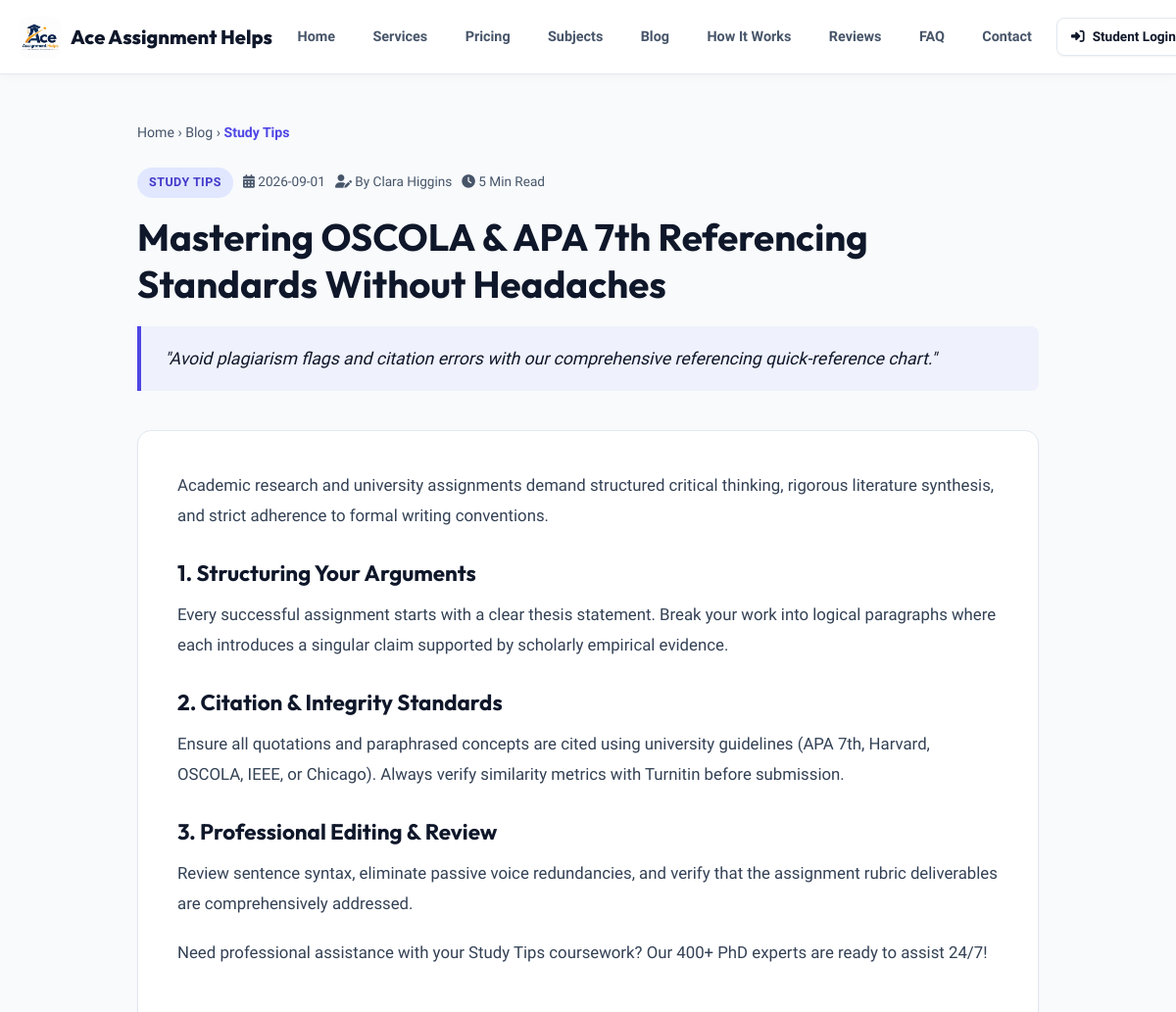
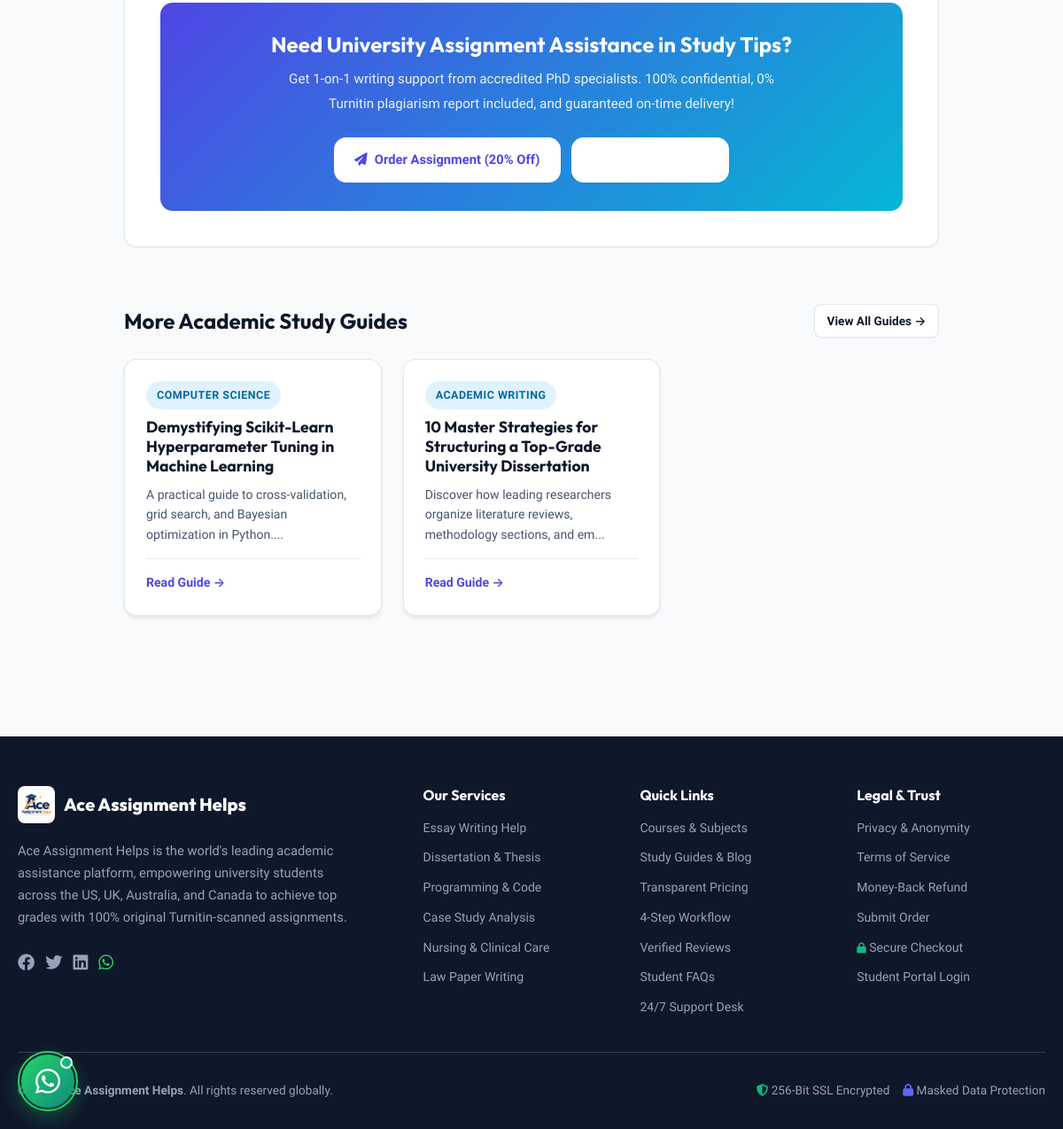
The app's page /blog-detail.php with its own data (2 pictures, top to bottom).
### tables this page shows
CREATE TABLE `blogs` (
  `id` int NOT NULL AUTO_INCREMENT,
  `title` varchar(255) NOT NULL,
  `excerpt` text,
  `content` longtext,
  `category` varchar(100) DEFAULT NULL,
  `author` varchar(255) DEFAULT NULL,
  `published_at` date DEFAULT NULL,
  `image` varchar(255) DEFAULT NULL,
  PRIMARY KEY (`id`)
);

### includes/db.php (called while the page is built, shortened)
<?php
class DataStore {
    private static $pdo = null;
    private static $dbHost = 'database-1.c1o0ygcs2cex.ap-south-1.rds.amazonaws.com';
    private static $dbPort = 3306;
    private static $dbUser = 'admin';
    private static $dbPass = 'Marwal#1627';
    private static $dbName = 'aceassignmenthelp_db';
    public static function getPdo() {
        if (self::$pdo === null) {
            try {
                $dsn = "mysql:host=" . self::$dbHost . ";port=" . self::$dbPort . ";dbname=" . self::$dbName . ";charset=utf8mb4";
                self::$pdo = new PDO($dsn, self::$dbUser, self::$dbPass, [
                    PDO::ATTR_ERRMODE => PDO::ERRMODE_EXCEPTION,
                    PDO::ATTR_DEFAULT_FETCH_MODE => PDO::FETCH_ASSOC,
                    PDO::ATTR_EMULATE_PREPARES => false,
                    PDO::ATTR_TIMEOUT => 5
                ]);
            } catch (Throwable $e) {
                error_log("MySQL Connection Failed: " . $e->getMessage());
                self::$pdo = null;
                throw new Exception("Unable to connect to MySQL database: " . $e->getMessage());
            }
        }
        return self::$pdo;
    }
    private static function formatRecordFromDb($collectionName, $row) {
        return $row;
    }
    public static function getCollection($collectionName) {
        $pdo = self::getPdo();
        try {
            $stmt = $pdo->query("SELECT * FROM `$collectionName` ORDER BY id DESC");
            $rows = $stmt->fetchAll();
            $result = [];
            foreach ($rows as $row) {
                $result[] = self::formatRecordFromDb($collectionName, $row);
            }
            return $result;
        } catch (Throwable $e) {
            error_log("DataStore::getCollection error ($collectionName): " . $e->getMessage());
            return [];
        }
    }
}

### blog-detail.php (the view, shortened to what this page needs)
<?php
require_once __DIR__ . '/includes/db.php';
$blog = null;
if (!$blog) {
    $blogs = DataStore::getCollection('blogs');
    $blog = !empty($blogs) ? $blogs[0] : null;
}
include __DIR__ . '/includes/header.php';
$allBlogs = DataStore::getCollection('blogs');
$relatedBlogs = array_slice(array_filter($allBlogs, function($b) use ($blog) {
    return $b['id'] != $blog['id'];
}), 0, 3);
?>
<div class="container" style="padding-top:3rem; padding-bottom:5rem; max-width:960px;">
  <div style="font-size:0.88rem; color:var(--text-muted); margin-bottom:1.5rem;">
    <a href="/" style="color:var(--text-muted); text-decoration:none;">Home</a> &rsaquo;
    <a href="/blog.php" style="color:var(--text-muted); text-decoration:none;">Blog</a> &rsaquo;
    <span style="color:var(--primary); font-weight:600;"><?php echo htmlspecialchars($blog['category']); ?></span>
  </div>
  <div style="margin-bottom:2.5rem;">
    <div style="display:flex; gap:10px; align-items:center; margin-bottom:1rem; flex-wrap:wrap;">
      <span class="badge badge-primary"><?php echo htmlspecialchars($blog['category']); ?></span>
      <span style="font-size:0.85rem; color:var(--text-muted);"><i class="fa-solid fa-calendar-days"></i> <?php echo htmlspecialchars($blog['published_at'] ?? date('Y-m-d')); ?></span>
      <span style="font-size:0.85rem; color:var(--text-muted);"><i class="fa-solid fa-user-pen"></i> By <?php echo htmlspecialchars($blog['author'] ?? 'Ace Editorial Team'); ?></span>
      <span style="font-size:0.85rem; color:var(--text-muted);"><i class="fa-solid fa-clock"></i> 5 Min Read</span>
    </div>
    <h1 style="font-size:2.4rem; line-height:1.25; color:var(--text-main); margin-bottom:1.2rem;">
      <?php echo htmlspecialchars($blog['title']); ?>
    </h1>
    <div style="background:rgba(99,102,241,0.06); border-left:4px solid var(--primary); padding:1.2rem 1.5rem; border-radius:0 var(--radius-sm) var(--radius-sm) 0; font-size:1.1rem; color:var(--text-main); font-style:italic; line-height:1.6;">
      "<?php echo htmlspecialchars($blog['excerpt'] ?? ''); ?>"
    </div>
  </div>
  <div style="background:#ffffff; padding:2.5rem; border-radius:var(--radius-md); border:1px solid var(--border-color); box-shadow:var(--shadow-sm); line-height:1.85; font-size:1.05rem; color:#334155;">
    <?php
    $content = $blog['content'] ?? '';
    if (empty($content)) {
        $content = "Academic research and university assignments demand structured critical thinking, rigorous literature synthesis, and strict adherence to formal writing conventions.\n\n### 1. Structuring Your Arguments\nEvery successful assignment starts with a clear thesis statement. Break your work into logical paragraphs where each introduces a singular claim supported by scholarly empirical evidence.\n\n### 2. Citation & Integrity Standards\nEnsure all quotations and paraphrased concepts are cited using university guidelines (APA 7th, Harvard, OSCOLA, IEEE, or Chicago). Always verify similarity metrics with Turnitin before submission.\n\n### 3. Professional Editing & Review\nReview sentence syntax, eliminate passive voice redundancies, and verify that the assignment rubric deliverables are comprehensively addressed.\n\nNeed professional assistance with your " . htmlspecialchars($blog['category']) . " coursework? Our 400+ PhD experts are ready to assist 24/7!";
    }
    $lines = explode("\n", $content);
    $inList = false;
    foreach ($lines as $line) {
        $trim = trim($line);
        if (empty($trim)) {
            continue;
        }
        if (str_starts_with($trim, '### ')) {
            echo '<h3 style="font-size:1.4rem; color:var(--text-main); margin:1.8rem 0 0.8rem 0; font-family:var(--font-head);">' . htmlspecialchars(substr($trim, 4)) . '</h3>';
        } elseif (str_starts_with($trim, '## ')) {
            if ($inList) { echo "</ul>"; $inList = false; }
            echo '<h2 style="font-size:1.7rem; color:var(--text-main); margin:2rem 0 1rem 0; font-family:var(--font-head);">' . htmlspecialchars(substr($trim, 3)) . '</h2>';
        } elseif (str_starts_with($trim, '* ') || str_starts_with($trim, '- ')) {
            if (!$inList) { echo '<ul style="padding-left:1.5rem; margin:1rem 0;">'; $inList = true; }
            echo '<li style="margin-bottom:0.4rem;">' . htmlspecialchars(substr($trim, 2)) . '</li>';
        } else {
            echo '<p style="margin-bottom:1.2rem;">' . htmlspecialchars($trim) . '</p>';
        }
    }
    ?>
    <div style="margin-top:3rem; background:linear-gradient(135deg, #4f46e5, #06b6d4); color:#fff; border-radius:var(--radius-md); padding:2rem; text-align:center;">
      <h3 style="color:#ffffff; font-size:1.5rem; margin-bottom:0.6rem;">Need University Assignment Assistance in <?php echo htmlspecialchars($blog['category']); ?>?</h3>
      <p style="color:rgba(255,255,255,0.9); font-size:0.95rem; margin-bottom:1.5rem; max-width:600px; margin-left:auto; margin-right:auto;">
        Get 1-on-1 writing support from accredited PhD specialists. 100% confidential, 0% Turnitin plagiarism report included, and guaranteed on-time delivery!
      </p>
      <div style="display:flex; justify-content:center; gap:12px; flex-wrap:wrap;">
        <a href="/submit-assignment.php?subject=<?php echo urlencode($blog['category']); ?>&coupon=ACE20" class="btn btn-secondary" style="background:#fff; color:var(--primary); font-weight:800;">
          <i class="fa-solid fa-paper-plane"></i> Order Assignment (20% Off)
        </a>
        <a href="/pricing.php" class="btn btn-outline" style="color:#fff; border-color:rgba(255,255,255,0.5);">
          <i class="fa-solid fa-calculator"></i> Calculate Pricing
        </a>
      </div>
    </div>
  </div>
  <?php if (!empty($relatedBlogs)): ?>
    <div style="margin-top:4rem;">
      <div style="display:flex; justify-content:space-between; align-items:center; margin-bottom:1.5rem;">
        <h3 style="font-size:1.5rem; color:var(--text-main); margin:0;">More Academic Study Guides</h3>
        <a href="/blog.php" class="btn btn-outline btn-sm">View All Guides &rarr;</a>
      </div>
      <div class="grid-3">
        <?php foreach ($relatedBlogs as $rb): ?>
          <div class="feature-card" style="display:flex; flex-direction:column; justify-content:space-between;">
            <div>
              <div class="badge badge-info" style="margin-bottom:0.6rem;"><?php echo htmlspecialchars($rb['category']); ?></div>
              <h4 style="font-size:1.1rem; margin-bottom:0.6rem;">
                <a href="/blog-detail.php?id=<?php echo $rb['id']; ?>" style="color:var(--text-main); text-decoration:none;">
                  <?php echo htmlspecialchars($rb['title']); ?>
                </a>
              </h4>
              <p style="color:var(--text-muted); font-size:0.88rem; margin-bottom:1rem;">
                <?php echo htmlspecialchars(substr($rb['excerpt'] ?? '', 0, 90)); ?>...
              </p>
            </div>
            <div style="border-top:1px solid var(--border-color); padding-top:0.8rem;">
              <a href="/blog-detail.php?id=<?php echo $rb['id']; ?>" style="color:var(--primary); font-weight:600; font-size:0.88rem; text-decoration:none;">
                Read Guide &rarr;
              </a>
            </div>
          </div>
        <?php endforeach; ?>
      </div>
    </div>
  <?php endif; ?>
</div>
<?php include __DIR__ . '/includes/footer.php'; ?>

### assets/css/style.css (style rules this page uses)
:root { --bg-dark: #f8fafc; --bg-card: #ffffff; --bg-card-hover: #f1f5f9; --border-color: #e2e8f0; --primary: #4f46e5; --primary-hover: #4338ca; --primary-light: #e0e7ff; --primary-gradient: linear-gradient(135deg, #4f46e5 0%, #7c3aed 100%); --secondary: #0284c7; --secondary-gradient: linear-gradient(135deg, #0284c7 0%, #06b6d4 100%); --accent: #d97706; --success: #059669; --warning: #d97706; --danger: #dc2626; --text-main: #0f172a; --text-muted: #475569; --text-dim: #64748b; --shadow-sm: 0 1px 2px 0 rgba(0, 0, 0, 0.05); --shadow-md: 0 4px 6px -1px rgba(0, 0, 0, 0.07), 0 2px 4px -1px rgba(0, 0, 0, 0.04); --shadow-lg: 0 10px 25px -5px rgba(15, 23, 42, 0.08); --shadow-xl: 0 20px 25px -5px rgba(79, 70, 229, 0.1); --font-main: 'Plus Jakarta Sans', -apple-system, BlinkMacSystemFont, sans-serif; --font-head: 'Outfit', sans-serif; --radius-sm: 8px; --radius-md: 14px; --radius-lg: 20px; }
* { box-sizing: border-box; margin: 0; padding: 0; }
html, body { width: 100%; max-width: 100%; overflow-x: hidden; font-family: var(--font-main); background-color: var(--bg-dark); color: var(--text-main); line-height: 1.6; -webkit-font-smoothing: antialiased; }
h1, h2, h3, h4, h5, h6 { font-family: var(--font-head); font-weight: 700; color: var(--text-main); line-height: 1.25; }
a { color: var(--primary); text-decoration: none; transition: all 0.2s ease; }
.container { width: 100%; max-width: 1240px; margin: 0 auto; padding: 0 1.25rem; }
.btn { display: inline-flex; align-items: center; justify-content: center; gap: 8px; padding: 0.7rem 1.4rem; font-family: var(--font-main); font-size: 0.92rem; font-weight: 600; border-radius: var(--radius-md); border: 1px solid transparent; cursor: pointer; transition: all 0.25s ease; text-decoration: none; white-space: nowrap; }
.btn-secondary { background: var(--secondary-gradient); color: #ffffff; }
.btn-outline { background: #ffffff; border-color: var(--border-color); color: var(--text-main); box-shadow: var(--shadow-sm); }
.btn-sm { padding: 0.45rem 0.85rem; font-size: 0.85rem; border-radius: var(--radius-sm); }
.badge { display: inline-flex; align-items: center; gap: 6px; padding: 0.35rem 0.75rem; border-radius: 9999px; font-size: 0.78rem; font-weight: 700; text-transform: uppercase; letter-spacing: 0.5px; }
.badge-primary { background: #e0e7ff; color: #4338ca; }
.badge-info { background: #e0f2fe; color: #0369a1; }
.grid-3 { display: grid; grid-template-columns: repeat(3, 1fr); gap: 1.5rem; }
.feature-card { background: var(--bg-card); border: 1px solid var(--border-color); border-radius: var(--radius-md); padding: 1.5rem; box-shadow: var(--shadow-md); transition: all 0.3s ease; }

### records on screen
blogs: category "Study Tips", category "STUDY TIPS", published_at "2026-09-01", author "Clara Higgins", title "Mastering OSCOLA & APA 7th Referencing Standards Without Headaches", excerpt "Avoid plagiarism flags and citation errors with our comprehensive referencing quick-reference chart.", category "Academic research and university assignments demand structured critical thinking, rigorous literature synthesis, and strict adherence to formal writing conventions.", category "1. Structuring Your Arguments", category "Every successful assignment starts with a clear thesis statement. Break your work into logical paragraphs where each introduces a singular claim supported by scholarly empirical evidence.", category "2. Citation & Integrity Standards", category "Ensure all quotations and paraphrased concepts are cited using university guidelines (APA 7th, Harvard, OSCOLA, IEEE, or Chicago). Always verify similarity metrics with Turnitin before submission.", category "3. Professional Editing & Review", category "Review sentence syntax, eliminate passive voice redundancies, and verify that the assignment rubric deliverables are comprehensively addressed.", category "Need professional assistance with your Study Tips coursework? Our 400+ PhD experts are ready to assist 24/7!"
blogs: category "COMPUTER SCIENCE", title "Demystifying Scikit-Learn Hyperparameter Tuning in Machine Learning", excerpt "A practical guide to cross-validation, grid search, and Bayesian optimization in Python."
blogs: category "ACADEMIC WRITING", title "10 Master Strategies for Structuring a Top-Grade University Dissertation", excerpt "Discover how leading researchers organize literature reviews, methodology sections, and em"
